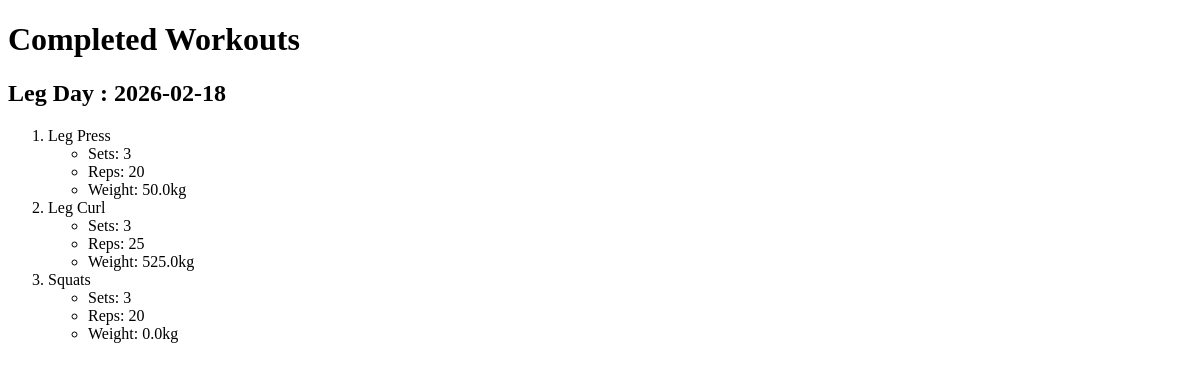
The app's page /view-workouts, older data.
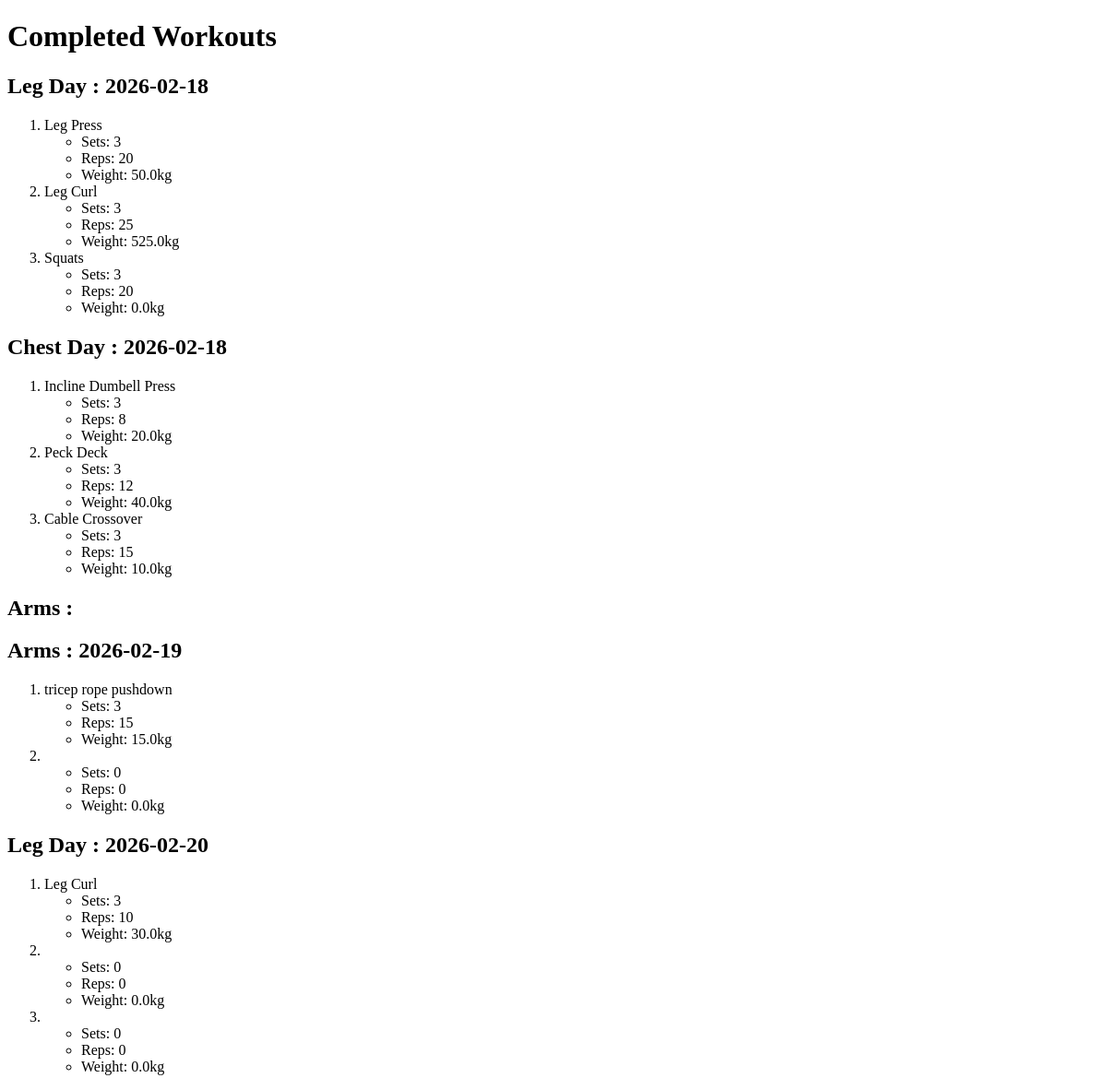
The same page, newer data.
### tables this page shows
CREATE TABLE workouts (
                   id INTEGER PRIMARY KEY AUTOINCREMENT,
                   name TEXT NOT NULL,
                   date TEXT NOT NULL
                   );

CREATE TABLE exercises (
                   exercise TEXT NOT NULL,
                   sets INTEGER,
                   reps INTEGER,
                   weight REAL,
                   workout_id INTEGER NOT NULL,
                   FOREIGN KEY (workout_id) REFERENCES workouts(id)
                   );

### main.py (the view)
@app.get("/view-workouts")
def view_workouts(request: Request):
    conn = sqlite3.connect("database.db")
    cursor = conn.cursor()
    cursor.execute("""SELECT *
                    FROM workouts
                    JOIN exercises ON exercises.workout_id = workouts.id""")
    data = cursor.fetchall()
    cursor.execute("SELECT name, date, id  FROM workouts")
    entries = cursor.fetchall()
    conn.close()
    return templates.TemplateResponse(
        "view_workouts.html",
        {"request": request, "data": data, "entries": entries}
    )

### templates/view_workouts.html (shortened to what this page needs)
<!DOCTYPE html>
<html lang="en">
<head>
</head>
<body>
    <h1>Completed Workouts</h1>
    {% for entry in entries %}
        <h2>{{ entry[0] }} : {{ entry[1 ]}}</h2>
        <ol>
            {% for exercise in data %}
                {% if exercise[0] == entry[2] %}
                    <li> {{ exercise[3] }} </li>
                    <ul>
                        <li>Sets: {{ exercise[4] }}</li>
                        <li>Reps: {{ exercise[5 ]}} </li>
                        <li>Weight: {{ exercise[6] }}kg</li>
                    </ul>
                {% endif %}
            {% endfor %}
        </ol>
    {% endfor %}
</body>
</html>

Row changes from the older to the newer data that the page shows:
added workouts: name "Chest Day", date "2026-02-18"
added exercises: exercise "Incline Dumbell Press", sets "3", reps "8", weight "20.0", shown under "Chest Day"
added exercises: exercise "Peck Deck", sets "3", reps "12", weight "40.0", shown under "Chest Day"
added exercises: exercise "Cable Crossover", sets "3", reps "15", weight "10.0", shown under "Chest Day"
added workouts: name "Arms"
added workouts: name "Arms", date "2026-02-19"
added exercises: exercise "tricep rope pushdown", sets "3", reps "15", weight "15.0", shown under "Arms"
added exercises: sets "0", reps "0", weight "0.0", shown under "Arms"
added workouts: name "Leg Day", date "2026-02-20"
added exercises: exercise "Leg Curl", sets "3", reps "10", weight "30.0", shown under "Leg Day"
added exercises: sets "0", reps "0", weight "0.0", shown under "Leg Day"
added exercises: sets "0", reps "0", weight "0.0", shown under "Leg Day"
